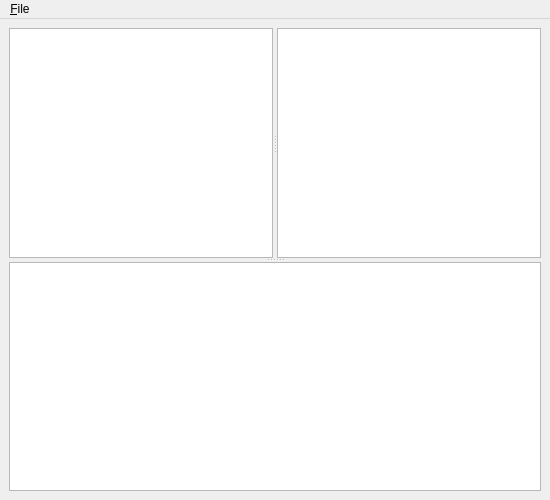
<?xml version="1.0" encoding="UTF-8"?>
<ui version="4.0">
 <class>ExtExplorer</class>
 <widget class="QMainWindow" name="ExtExplorer">
  <property name="geometry">
   <rect>
    <x>0</x>
    <y>0</y>
    <width>550</width>
    <height>500</height>
   </rect>
  </property>
  <property name="windowTitle">
   <string>ExtMounter</string>
  </property>
  <property name="windowIcon">
   <iconset resource="ExtMounter.qrc">
    <normaloff>:/icons/resource/Icon.ico</normaloff>:/icons/resource/Icon.ico</iconset>
  </property>
  <property name="iconSize">
   <size>
    <width>40</width>
    <height>40</height>
   </size>
  </property>
  <widget class="QWidget" name="centralwidget">
   <layout class="QGridLayout" name="gridLayout">
    <item row="0" column="0">
     <widget class="QSplitter" name="mainsplitter">
      <property name="orientation">
       <enum>Qt::Vertical</enum>
      </property>
      <widget class="QSplitter" name="splitter">
       <property name="orientation">
        <enum>Qt::Horizontal</enum>
       </property>
       <widget class="QTreeView" name="tree">
        <property name="layoutDirection">
         <enum>Qt::LeftToRight</enum>
        </property>
       </widget>
       <widget class="QListView" name="list"/>
      </widget>
      <widget class="QTextEdit" name="worklog">
       <property name="textInteractionFlags">
        <set>Qt::TextSelectableByKeyboard|Qt::TextSelectableByMouse</set>
       </property>
      </widget>
     </widget>
    </item>
   </layout>
  </widget>
  <widget class="QMenuBar" name="menubar">
   <property name="geometry">
    <rect>
     <x>0</x>
     <y>0</y>
     <width>550</width>
     <height>20</height>
    </rect>
   </property>
   <widget class="QMenu" name="menu_File">
    <property name="title">
     <string>&amp;File</string>
    </property>
    <addaction name="separator"/>
    <addaction name="action_Rescan_System"/>
    <addaction name="separator"/>
    <addaction name="action_Exit"/>
   </widget>
   <addaction name="menu_File"/>
  </widget>
  <action name="action_Rescan_System">
   <property name="icon">
    <iconset resource="ExtMounter.qrc">
     <normaloff>:/icons/resource/Rescan.png</normaloff>:/icons/resource/Rescan.png</iconset>
   </property>
   <property name="text">
    <string>&amp;Rescan System</string>
   </property>
  </action>
  <action name="action_Exit">
   <property name="icon">
    <iconset resource="ExtMounter.qrc">
     <normaloff>:/icons/resource/exit.png</normaloff>:/icons/resource/exit.png</iconset>
   </property>
   <property name="text">
    <string>&amp;Exit</string>
   </property>
  </action>
  <action name="action_Save">
   <property name="icon">
    <iconset resource="ExtMounter.qrc">
     <normaloff>:/icons/resource/filesave.png</normaloff>:/icons/resource/filesave.png</iconset>
   </property>
   <property name="text">
    <string>&amp;Зберегти</string>
   </property>
  </action>
 </widget>
 <resources>
  <include location="ExtMounter.qrc"/>
 </resources>
 <connections>
  <connection>
   <sender>action_Exit</sender>
   <signal>triggered()</signal>
   <receiver>ExtExplorer</receiver>
   <slot>close()</slot>
   <hints>
    <hint type="sourcelabel">
     <x>-1</x>
     <y>-1</y>
    </hint>
    <hint type="destinationlabel">
     <x>399</x>
     <y>292</y>
    </hint>
   </hints>
  </connection>
 </connections>
</ui>
